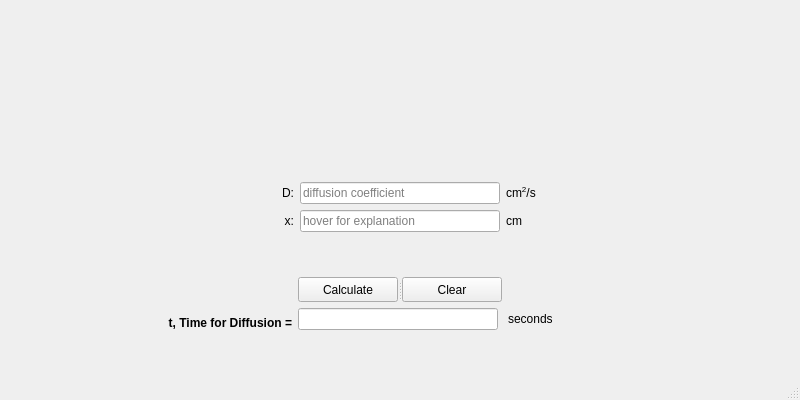
<?xml version="1.0" encoding="UTF-8"?>
<ui version="4.0">
 <class>TimediffuseWindow</class>
 <widget class="QMainWindow" name="TimediffuseWindow">
  <property name="geometry">
   <rect>
    <x>0</x>
    <y>0</y>
    <width>800</width>
    <height>400</height>
   </rect>
  </property>
  <property name="windowTitle">
   <string>Time for Diffusion over Distance</string>
  </property>
  <widget class="QWidget" name="centralwidget">
   <layout class="QGridLayout" name="gridLayout_3">
    <item row="0" column="0">
     <widget class="QLabel" name="label">
      <property name="enabled">
       <bool>true</bool>
      </property>
      <property name="sizePolicy">
       <sizepolicy hsizetype="Preferred" vsizetype="Preferred">
        <horstretch>0</horstretch>
        <verstretch>0</verstretch>
       </sizepolicy>
      </property>
      <property name="minimumSize">
       <size>
        <width>0</width>
        <height>89</height>
       </size>
      </property>
      <property name="maximumSize">
       <size>
        <width>16777215</width>
        <height>89</height>
       </size>
      </property>
      <property name="sizeIncrement">
       <size>
        <width>0</width>
        <height>0</height>
       </size>
      </property>
      <property name="baseSize">
       <size>
        <width>0</width>
        <height>0</height>
       </size>
      </property>
      <property name="pixmap">
       <pixmap resource="resources.qrc">:/resources/logo.png</pixmap>
      </property>
      <property name="scaledContents">
       <bool>false</bool>
      </property>
      <property name="alignment">
       <set>Qt::AlignCenter</set>
      </property>
      <property name="wordWrap">
       <bool>false</bool>
      </property>
     </widget>
    </item>
    <item row="1" column="0">
     <layout class="QGridLayout" name="gridLayout_2">
      <item row="0" column="0">
       <widget class="QLabel" name="label_2">
        <property name="text">
         <string>&lt;html&gt;&lt;head/&gt;&lt;body&gt;&lt;p&gt;D:&lt;/p&gt;&lt;/body&gt;&lt;/html&gt;</string>
        </property>
        <property name="alignment">
         <set>Qt::AlignRight|Qt::AlignTrailing|Qt::AlignVCenter</set>
        </property>
       </widget>
      </item>
      <item row="0" column="1">
       <widget class="QLineEdit" name="diffuse">
        <property name="minimumSize">
         <size>
          <width>200</width>
          <height>0</height>
         </size>
        </property>
        <property name="maximumSize">
         <size>
          <width>200</width>
          <height>16777215</height>
         </size>
        </property>
        <property name="inputMask">
         <string/>
        </property>
        <property name="text">
         <string/>
        </property>
        <property name="placeholderText">
         <string>diffusion coefficient</string>
        </property>
       </widget>
      </item>
      <item row="0" column="2">
       <widget class="QLabel" name="label_4">
        <property name="text">
         <string>&lt;html&gt;&lt;head/&gt;&lt;body&gt;&lt;p&gt;cm&lt;span style=&quot; vertical-align:super;&quot;&gt;2&lt;/span&gt;/s&lt;/p&gt;&lt;/body&gt;&lt;/html&gt;</string>
        </property>
       </widget>
      </item>
      <item row="1" column="0">
       <widget class="QLabel" name="label_3">
        <property name="text">
         <string>&lt;html&gt;&lt;head/&gt;&lt;body&gt;&lt;p&gt;x:&lt;/p&gt;&lt;/body&gt;&lt;/html&gt;</string>
        </property>
        <property name="alignment">
         <set>Qt::AlignRight|Qt::AlignTrailing|Qt::AlignVCenter</set>
        </property>
       </widget>
      </item>
      <item row="1" column="1">
       <widget class="QLineEdit" name="mean_dist">
        <property name="minimumSize">
         <size>
          <width>200</width>
          <height>0</height>
         </size>
        </property>
        <property name="maximumSize">
         <size>
          <width>200</width>
          <height>16777215</height>
         </size>
        </property>
        <property name="toolTip">
         <string>mean distance traveled by diffusing solute in one direction along one axis after elapsed time, t.</string>
        </property>
        <property name="placeholderText">
         <string>hover for explanation</string>
        </property>
       </widget>
      </item>
      <item row="1" column="2">
       <widget class="QLabel" name="label_7">
        <property name="text">
         <string>&lt;html&gt;&lt;head/&gt;&lt;body&gt;&lt;p&gt;cm&lt;/p&gt;&lt;/body&gt;&lt;/html&gt;</string>
        </property>
       </widget>
      </item>
     </layout>
    </item>
    <item row="2" column="0">
     <layout class="QGridLayout" name="gridLayout">
      <item row="0" column="0">
       <widget class="QLabel" name="label_8">
        <property name="text">
         <string/>
        </property>
       </widget>
      </item>
      <item row="0" column="1">
       <widget class="QSplitter" name="splitter">
        <property name="orientation">
         <enum>Qt::Horizontal</enum>
        </property>
        <widget class="QPushButton" name="calculate">
         <property name="maximumSize">
          <size>
           <width>100</width>
           <height>25</height>
          </size>
         </property>
         <property name="whatsThis">
          <string>&lt;html&gt;&lt;head/&gt;&lt;body&gt;&lt;p&gt;Click to calculate the equilibrum potential.&lt;/p&gt;&lt;/body&gt;&lt;/html&gt;</string>
         </property>
         <property name="text">
          <string>Calculate</string>
         </property>
        </widget>
        <widget class="QPushButton" name="clear">
         <property name="maximumSize">
          <size>
           <width>100</width>
           <height>25</height>
          </size>
         </property>
         <property name="whatsThis">
          <string>&lt;html&gt;&lt;head/&gt;&lt;body&gt;&lt;p&gt;Click to calculate the equilibrum potential.&lt;/p&gt;&lt;/body&gt;&lt;/html&gt;</string>
         </property>
         <property name="text">
          <string>Clear</string>
         </property>
        </widget>
       </widget>
      </item>
      <item row="1" column="0">
       <widget class="QLabel" name="label_6">
        <property name="minimumSize">
         <size>
          <width>0</width>
          <height>0</height>
         </size>
        </property>
        <property name="text">
         <string>&lt;html&gt;&lt;head/&gt;&lt;body&gt;&lt;p&gt;&lt;span style=&quot; font-weight:600;&quot;&gt;t, Time for Diffusion =&lt;/span&gt;&lt;/p&gt;&lt;/body&gt;&lt;/html&gt;</string>
        </property>
        <property name="alignment">
         <set>Qt::AlignBottom|Qt::AlignRight|Qt::AlignTrailing</set>
        </property>
        <property name="margin">
         <number>5</number>
        </property>
        <property name="indent">
         <number>-1</number>
        </property>
       </widget>
      </item>
      <item row="1" column="1">
       <widget class="QLineEdit" name="time">
        <property name="maximumSize">
         <size>
          <width>200</width>
          <height>16777215</height>
         </size>
        </property>
        <property name="alignment">
         <set>Qt::AlignBottom|Qt::AlignLeading|Qt::AlignLeft</set>
        </property>
       </widget>
      </item>
      <item row="1" column="2">
       <widget class="QLabel" name="label_5">
        <property name="text">
         <string>seconds</string>
        </property>
       </widget>
      </item>
     </layout>
    </item>
   </layout>
  </widget>
  <widget class="QMenuBar" name="menubar">
   <property name="geometry">
    <rect>
     <x>0</x>
     <y>0</y>
     <width>800</width>
     <height>22</height>
    </rect>
   </property>
  </widget>
  <widget class="QStatusBar" name="statusbar"/>
 </widget>
 <resources>
  <include location="resources.qrc"/>
 </resources>
 <connections/>
</ui>
